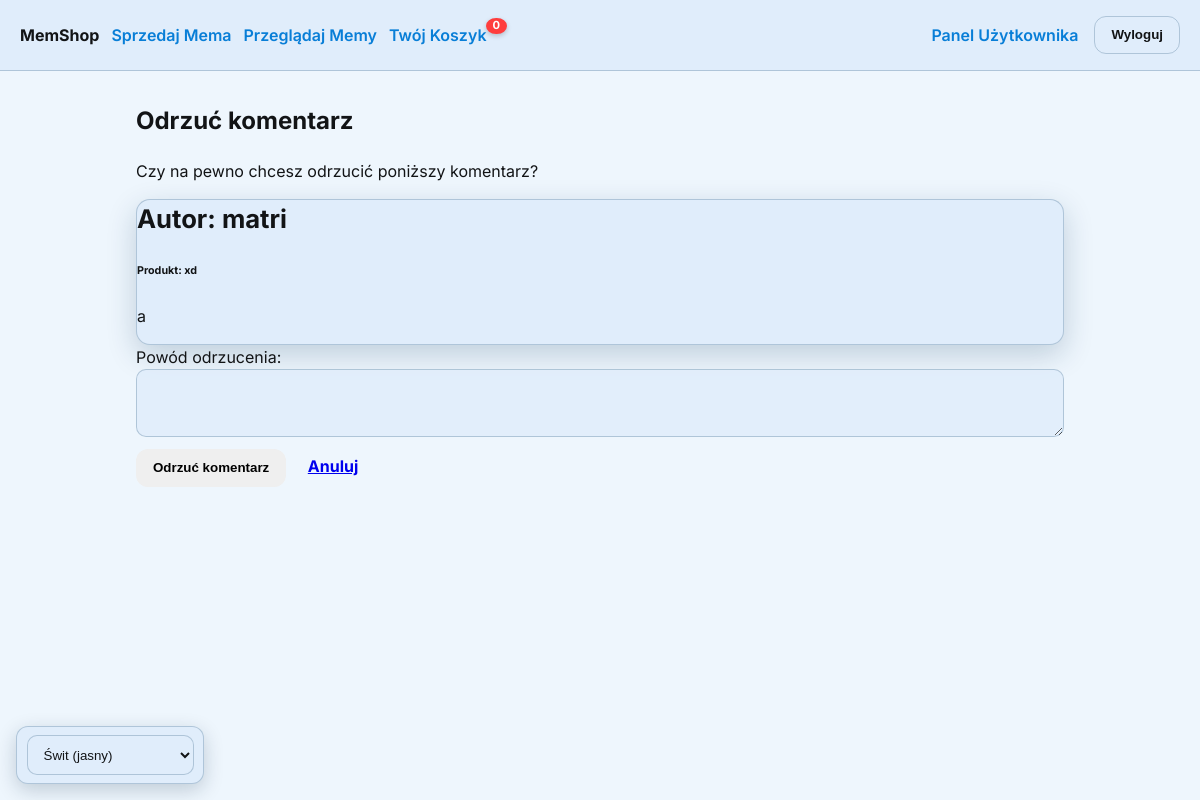
The app's page /comment/reject/8/ (signed in) with its own data.
### shop/models.py (models this page shows, shortened)
class Comment(models.Model):
    product = models.ForeignKey(Product, on_delete=models.CASCADE, related_name='comments', verbose_name='Produkt')
    author = models.ForeignKey(User, on_delete=models.CASCADE, verbose_name='Autor')
    content = models.TextField(verbose_name='Treść')
    is_approved = models.BooleanField(default=False, verbose_name='Zatwierdzony')
    created_at = models.DateTimeField(auto_now_add=True)

class Product(models.Model):
    image = models.ImageField(upload_to='products/', verbose_name='Obraz', null=True, blank=True)
    TARGET_WIDTH = 600
    TARGET_HEIGHT = 600
    category = models.ForeignKey(Category, on_delete=models.PROTECT, related_name='products', verbose_name='Kategoria')
    author = models.ForeignKey(User, on_delete=models.CASCADE, verbose_name='Autor')
    name = models.CharField(max_length=200, verbose_name='Nazwa')
    description = models.TextField(verbose_name='Opis (obsługuje HTML)', blank=True)
    price = models.DecimalField(max_digits=10, decimal_places=2, verbose_name='Cena')
    image = models.ImageField(upload_to='products/', verbose_name='Obraz', null=True, blank=True)
    stock = models.PositiveIntegerField(default=1, verbose_name='Stan magazynowy')
    is_approved = models.BooleanField(default=False, verbose_name='Zatwierdzony')
    is_hidden = models.BooleanField(default=False, verbose_name="Ukryty")
    created_at = models.DateTimeField(auto_now_add=True)
    hidden_by_admin = models.BooleanField(default=False, verbose_name="Ukryty przez administratora")
    updated_at = models.DateTimeField(auto_now=True)

### shop/views.py (the view, shortened to what this page needs)
# urls.py: path('comment/reject/<int:comment_id>/', views.reject_comment, name='reject_comment'),
@login_required
def reject_comment(request, comment_id):
    comment = get_object_or_404(Comment, id=comment_id)
    return render(request, 'reject_comment.html', {'comment': comment})

### shop/context_processors.py (called while the page is built)
def cart_item_count(request):
    if request.user.is_authenticated:
        try:
            cart = request.user.cart
            count = sum(item.quantity for item in cart.items.all())
            return {'cart_item_count': count if count <= 9 else '9+'}
        except Cart.DoesNotExist:
            return {'cart_item_count': 0}
    return {'cart_item_count': 0}

### shop/templates/reject_comment.html (shortened to what this page needs)
{% extends 'base.html' %}
{% block content %}
<div class="container mt-4">
    <h2>Odrzuć komentarz</h2>
    <p>Czy na pewno chcesz odrzucić poniższy komentarz?</p>
    <div class="card mb-3">
        <div class="card-body">
            <h5 class="card-title">Autor: {{ comment.author.username }}</h5>
            <h6 class="card-subtitle mb-2 text-muted">Produkt: {{ comment.product.name }}</h6>
            <p class="card-text">{{ comment.content }}</p>
        </div>
    </div>
    <form method="post">
        <div class="mb-3">
            <label for="reason" class="form-label">Powód odrzucenia:</label>
            <textarea name="reason" id="reason" class="form-control" rows="3" required></textarea>
        </div>
        <button type="submit" class="btn btn-danger">Odrzuć komentarz</button>
        <a href="{% url 'admin_panel' %}" class="btn btn-secondary">Anuluj</a>
    </form>
</div>
{% endblock %}

### shop/static/css/theme.css (style rules this page uses)
:root { --font-family: system-ui, -apple-system, "Segoe UI", Roboto, Arial, sans-serif; --radius: 0.5rem; }
[data-theme="swit"] { --tone1: hsl(18 90% 58%); --tone2: hsl(204 90% 45%); --tone3: hsl(145 55% 42%); --primary: var(--tone2); --accent: var(--tone1); --success: var(--tone3); --bg: color-mix(in oklab, #ffffff 92%, var(--tone2)); --card-bg: color-mix(in oklab, #ffffff 85%, var(--tone2)); --elev-1: color-mix(in oklab, var(--card-bg) 85%, #000 0%); --border: color-mix(in oklab, var(--primary) 12%, #000 10%); --muted: color-mix(in oklab, var(--primary) 14%, #111 86%); --text: #121416; --text-inv: #ffffff; --link: color-mix(in oklab, var(--primary) 80%, #0a58ca); }
* { box-sizing: border-box; }
html, body { height: 100%; }
body { margin: 0; background: var(--bg); color: var(--text); font-family: var(--font-family, system-ui, -apple-system, "Segoe UI", Roboto, Arial, sans-serif); line-height: 1.5; }
.container { max-width: 960px; margin: 2rem auto; padding: 0 1rem; }
.card { background: var(--card-bg); border: 1px solid var(--border); border-radius: 14px; box-shadow: 0 10px 30px color-mix(in oklab, #000 10%, var(--primary) 10%); }
.card-title { margin: 0 0 1rem; font-size: 1.6rem; }
.input, input, select, textarea { width: 100%; padding: .65rem .75rem; border: 1px solid var(--border); border-radius: 10px; background: var(--elev-1); color: var(--text); outline: none; transition: border-color .2s, box-shadow .2s, background .2s; }
.btn { display: inline-flex; align-items: center; justify-content: center; border: 1px solid transparent; cursor: pointer; border-radius: 12px; padding: .65rem 1rem; font-weight: 700; transition: filter .15s, transform .05s, background .2s, color .2s; }

### records on screen
Comment: author.username "matri", product.name "xd", content "a"

### other values on screen
{{ cart_item_count }} "0"
